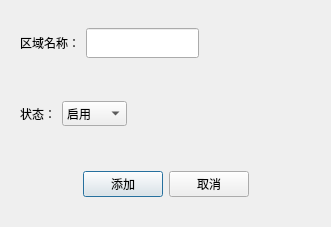
<?xml version="1.0" encoding="UTF-8"?>
<ui version="4.0">
 <class>Dialog</class>
 <widget class="QDialog" name="Dialog">
  <property name="geometry">
   <rect>
    <x>0</x>
    <y>0</y>
    <width>331</width>
    <height>227</height>
   </rect>
  </property>
  <property name="windowTitle">
   <string>添加区域</string>
  </property>
  <layout class="QVBoxLayout" name="verticalLayout">
   <item>
    <widget class="QWidget" name="widget" native="true">
     <layout class="QHBoxLayout" name="horizontalLayout">
      <item>
       <widget class="QLabel" name="label">
        <property name="text">
         <string>区域名称：</string>
        </property>
       </widget>
      </item>
      <item>
       <widget class="QLineEdit" name="lineEdit">
        <property name="minimumSize">
         <size>
          <width>0</width>
          <height>30</height>
         </size>
        </property>
       </widget>
      </item>
      <item>
       <spacer name="horizontalSpacer">
        <property name="orientation">
         <enum>Qt::Horizontal</enum>
        </property>
        <property name="sizeHint" stdset="0">
         <size>
          <width>40</width>
          <height>20</height>
         </size>
        </property>
       </spacer>
      </item>
     </layout>
    </widget>
   </item>
   <item>
    <widget class="QWidget" name="widget_2" native="true">
     <layout class="QHBoxLayout" name="horizontalLayout_2">
      <item>
       <widget class="QLabel" name="label_2">
        <property name="text">
         <string>状态：</string>
        </property>
       </widget>
      </item>
      <item>
       <widget class="QComboBox" name="comboBox">
        <property name="minimumSize">
         <size>
          <width>0</width>
          <height>25</height>
         </size>
        </property>
        <item>
         <property name="text">
          <string>启用</string>
         </property>
        </item>
        <item>
         <property name="text">
          <string>未启用</string>
         </property>
        </item>
       </widget>
      </item>
      <item>
       <spacer name="horizontalSpacer_2">
        <property name="orientation">
         <enum>Qt::Horizontal</enum>
        </property>
        <property name="sizeHint" stdset="0">
         <size>
          <width>40</width>
          <height>20</height>
         </size>
        </property>
       </spacer>
      </item>
     </layout>
    </widget>
   </item>
   <item>
    <widget class="QWidget" name="widget_3" native="true">
     <layout class="QHBoxLayout" name="horizontalLayout_3">
      <item>
       <spacer name="horizontalSpacer_3">
        <property name="orientation">
         <enum>Qt::Horizontal</enum>
        </property>
        <property name="sizeHint" stdset="0">
         <size>
          <width>40</width>
          <height>20</height>
         </size>
        </property>
       </spacer>
      </item>
      <item>
       <widget class="QPushButton" name="pushButton">
        <property name="minimumSize">
         <size>
          <width>0</width>
          <height>25</height>
         </size>
        </property>
        <property name="text">
         <string>添加</string>
        </property>
       </widget>
      </item>
      <item>
       <widget class="QPushButton" name="pushButton_2">
        <property name="minimumSize">
         <size>
          <width>0</width>
          <height>25</height>
         </size>
        </property>
        <property name="text">
         <string>取消</string>
        </property>
       </widget>
      </item>
      <item>
       <spacer name="horizontalSpacer_4">
        <property name="orientation">
         <enum>Qt::Horizontal</enum>
        </property>
        <property name="sizeHint" stdset="0">
         <size>
          <width>40</width>
          <height>20</height>
         </size>
        </property>
       </spacer>
      </item>
     </layout>
    </widget>
   </item>
  </layout>
 </widget>
 <resources/>
 <connections/>
</ui>
